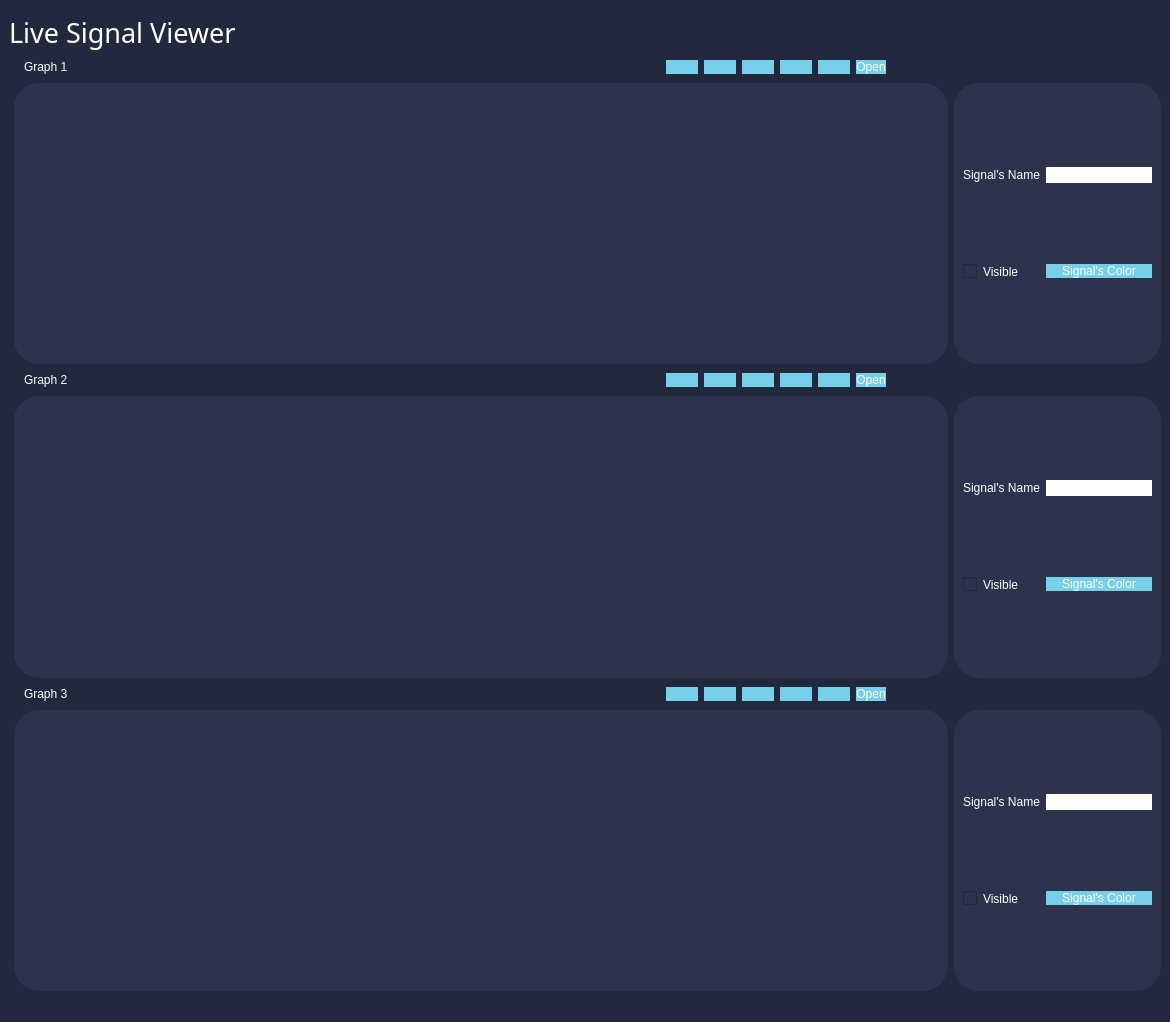
<?xml version="1.0" encoding="UTF-8"?>
<ui version="4.0">
 <class>MainWindow</class>
 <widget class="QMainWindow" name="MainWindow">
  <property name="geometry">
   <rect>
    <x>0</x>
    <y>0</y>
    <width>1170</width>
    <height>1022</height>
   </rect>
  </property>
  <property name="sizePolicy">
   <sizepolicy hsizetype="Preferred" vsizetype="Minimum">
    <horstretch>0</horstretch>
    <verstretch>0</verstretch>
   </sizepolicy>
  </property>
  <property name="font">
   <font>
    <family>Georgia</family>
    <pointsize>10</pointsize>
    <weight>75</weight>
    <bold>true</bold>
   </font>
  </property>
  <property name="windowTitle">
   <string>MainWindow</string>
  </property>
  <property name="autoFillBackground">
   <bool>false</bool>
  </property>
  <property name="styleSheet">
   <string notr="true">background-color: rgb(34, 40, 62);</string>
  </property>
  <property name="toolButtonStyle">
   <enum>Qt::ToolButtonFollowStyle</enum>
  </property>
  <property name="animated">
   <bool>true</bool>
  </property>
  <property name="documentMode">
   <bool>false</bool>
  </property>
  <property name="tabShape">
   <enum>QTabWidget::Rounded</enum>
  </property>
  <property name="dockNestingEnabled">
   <bool>true</bool>
  </property>
  <property name="unifiedTitleAndToolBarOnMac">
   <bool>true</bool>
  </property>
  <widget class="QWidget" name="centralwidget">
   <layout class="QGridLayout" name="gridLayout_4">
    <item row="6" column="0">
     <layout class="QHBoxLayout" name="horizontalLayout_5">
      <property name="leftMargin">
       <number>15</number>
      </property>
      <property name="rightMargin">
       <number>275</number>
      </property>
      <item>
       <widget class="QLabel" name="graph_Label_3">
        <property name="styleSheet">
         <string notr="true">color: rgb(255, 255, 255);
font: italic 11pt &quot;Georgia&quot;;
</string>
        </property>
        <property name="text">
         <string>Graph 3</string>
        </property>
        <property name="textFormat">
         <enum>Qt::PlainText</enum>
        </property>
       </widget>
      </item>
      <item>
       <spacer name="horizontalSpacer_6">
        <property name="orientation">
         <enum>Qt::Horizontal</enum>
        </property>
        <property name="sizeHint" stdset="0">
         <size>
          <width>40</width>
          <height>20</height>
         </size>
        </property>
       </spacer>
      </item>
      <item>
       <widget class="QPushButton" name="play_button_graph_3">
        <property name="cursor">
         <cursorShape>SplitVCursor</cursorShape>
        </property>
        <property name="mouseTracking">
         <bool>true</bool>
        </property>
        <property name="toolTip">
         <string>&lt;html&gt;&lt;head/&gt;&lt;body&gt;&lt;p&gt;&lt;br/&gt;&lt;/p&gt;&lt;/body&gt;&lt;/html&gt;</string>
        </property>
        <property name="whatsThis">
         <string>&lt;html&gt;&lt;head/&gt;&lt;body&gt;&lt;p&gt;&lt;span style=&quot; color:#ffffff;&quot;&gt;)pen&lt;/span&gt;&lt;/p&gt;&lt;/body&gt;&lt;/html&gt;</string>
        </property>
        <property name="styleSheet">
         <string notr="true">font: italic 10pt &quot;Georgia&quot;;
color: rgb(255, 255, 255);
background-color: rgb(120, 207, 233);
buttoon-shadow: 2px 2px 5px rgb(0, 0, 0);
border-radius: 10px;</string>
        </property>
        <property name="text">
         <string/>
        </property>
        <property name="icon">
         <iconset>
          <normalon>../../icons/icons8-play-90.png</normalon>
         </iconset>
        </property>
       </widget>
      </item>
      <item>
       <widget class="QPushButton" name="stop_button_graph_3">
        <property name="cursor">
         <cursorShape>SplitVCursor</cursorShape>
        </property>
        <property name="mouseTracking">
         <bool>true</bool>
        </property>
        <property name="toolTip">
         <string>&lt;html&gt;&lt;head/&gt;&lt;body&gt;&lt;p&gt;&lt;br/&gt;&lt;/p&gt;&lt;/body&gt;&lt;/html&gt;</string>
        </property>
        <property name="whatsThis">
         <string>&lt;html&gt;&lt;head/&gt;&lt;body&gt;&lt;p&gt;&lt;span style=&quot; color:#ffffff;&quot;&gt;)pen&lt;/span&gt;&lt;/p&gt;&lt;/body&gt;&lt;/html&gt;</string>
        </property>
        <property name="styleSheet">
         <string notr="true">font: italic 10pt &quot;Georgia&quot;;
color: rgb(255, 255, 255);
background-color: rgb(120, 207, 233);
buttoon-shadow: 2px 2px 5px rgb(0, 0, 0);
border-radius: 10px;</string>
        </property>
        <property name="text">
         <string/>
        </property>
        <property name="icon">
         <iconset>
          <normalon>../../icons/icons8-stop-90.png</normalon>
         </iconset>
        </property>
       </widget>
      </item>
      <item>
       <widget class="QPushButton" name="pause_button_graph_3">
        <property name="cursor">
         <cursorShape>SplitVCursor</cursorShape>
        </property>
        <property name="mouseTracking">
         <bool>true</bool>
        </property>
        <property name="toolTip">
         <string>&lt;html&gt;&lt;head/&gt;&lt;body&gt;&lt;p&gt;&lt;br/&gt;&lt;/p&gt;&lt;/body&gt;&lt;/html&gt;</string>
        </property>
        <property name="whatsThis">
         <string>&lt;html&gt;&lt;head/&gt;&lt;body&gt;&lt;p&gt;&lt;span style=&quot; color:#ffffff;&quot;&gt;)pen&lt;/span&gt;&lt;/p&gt;&lt;/body&gt;&lt;/html&gt;</string>
        </property>
        <property name="styleSheet">
         <string notr="true">font: italic 10pt &quot;Georgia&quot;;
color: rgb(255, 255, 255);
background-color: rgb(120, 207, 233);
buttoon-shadow: 2px 2px 5px rgb(0, 0, 0);
border-radius: 10px;</string>
        </property>
        <property name="text">
         <string/>
        </property>
        <property name="icon">
         <iconset>
          <normalon>../../icons/icons8-pause-90.png</normalon>
         </iconset>
        </property>
       </widget>
      </item>
      <item>
       <widget class="QPushButton" name="zoom_in_button_graph_3">
        <property name="cursor">
         <cursorShape>SplitVCursor</cursorShape>
        </property>
        <property name="mouseTracking">
         <bool>true</bool>
        </property>
        <property name="toolTip">
         <string>&lt;html&gt;&lt;head/&gt;&lt;body&gt;&lt;p&gt;&lt;br/&gt;&lt;/p&gt;&lt;/body&gt;&lt;/html&gt;</string>
        </property>
        <property name="whatsThis">
         <string>&lt;html&gt;&lt;head/&gt;&lt;body&gt;&lt;p&gt;&lt;span style=&quot; color:#ffffff;&quot;&gt;)pen&lt;/span&gt;&lt;/p&gt;&lt;/body&gt;&lt;/html&gt;</string>
        </property>
        <property name="styleSheet">
         <string notr="true">font: italic 10pt &quot;Georgia&quot;;
color: rgb(255, 255, 255);
background-color: rgb(120, 207, 233);
buttoon-shadow: 2px 2px 5px rgb(0, 0, 0);
border-radius: 10px;</string>
        </property>
        <property name="text">
         <string/>
        </property>
        <property name="icon">
         <iconset>
          <normalon>../../icons/icons8-zoom-in-64 (1).png</normalon>
         </iconset>
        </property>
       </widget>
      </item>
      <item>
       <widget class="QPushButton" name="zoo_out_button_graph_3">
        <property name="cursor">
         <cursorShape>SplitVCursor</cursorShape>
        </property>
        <property name="mouseTracking">
         <bool>true</bool>
        </property>
        <property name="toolTip">
         <string>&lt;html&gt;&lt;head/&gt;&lt;body&gt;&lt;p&gt;&lt;br/&gt;&lt;/p&gt;&lt;/body&gt;&lt;/html&gt;</string>
        </property>
        <property name="whatsThis">
         <string>&lt;html&gt;&lt;head/&gt;&lt;body&gt;&lt;p&gt;&lt;span style=&quot; color:#ffffff;&quot;&gt;)pen&lt;/span&gt;&lt;/p&gt;&lt;/body&gt;&lt;/html&gt;</string>
        </property>
        <property name="styleSheet">
         <string notr="true">font: italic 10pt &quot;Georgia&quot;;
color: rgb(255, 255, 255);
background-color: rgb(120, 207, 233);
buttoon-shadow: 2px 2px 5px rgb(0, 0, 0);
border-radius: 10px;</string>
        </property>
        <property name="text">
         <string/>
        </property>
        <property name="icon">
         <iconset>
          <normalon>../../icons/icons8-zoom-out-64.png</normalon>
         </iconset>
        </property>
       </widget>
      </item>
      <item>
       <widget class="QPushButton" name="open_button_graph_3">
        <property name="cursor">
         <cursorShape>SplitVCursor</cursorShape>
        </property>
        <property name="mouseTracking">
         <bool>true</bool>
        </property>
        <property name="toolTip">
         <string>&lt;html&gt;&lt;head/&gt;&lt;body&gt;&lt;p&gt;&lt;br/&gt;&lt;/p&gt;&lt;/body&gt;&lt;/html&gt;</string>
        </property>
        <property name="whatsThis">
         <string>&lt;html&gt;&lt;head/&gt;&lt;body&gt;&lt;p&gt;&lt;span style=&quot; color:#ffffff;&quot;&gt;)pen&lt;/span&gt;&lt;/p&gt;&lt;/body&gt;&lt;/html&gt;</string>
        </property>
        <property name="styleSheet">
         <string notr="true">font: italic 10pt &quot;Georgia&quot;;
font: 12pt &quot;Georgia&quot;;

color: rgb(255, 255, 255);
background-color: rgb(120, 207, 233);
buttoon-shadow: 2px 2px 5px rgb(0, 0, 0);
border-radius: 10px;</string>
        </property>
        <property name="text">
         <string>Open</string>
        </property>
       </widget>
      </item>
     </layout>
    </item>
    <item row="7" column="0">
     <layout class="QHBoxLayout" name="horizontalLayout_6">
      <item>
       <spacer name="horizontalSpacer_5">
        <property name="orientation">
         <enum>Qt::Horizontal</enum>
        </property>
        <property name="sizeType">
         <enum>QSizePolicy::Fixed</enum>
        </property>
        <property name="sizeHint" stdset="0">
         <size>
          <width>5</width>
          <height>5</height>
         </size>
        </property>
       </spacer>
      </item>
      <item>
       <widget class="QWidget" name="graph1Widget_3" native="true">
        <property name="enabled">
         <bool>false</bool>
        </property>
        <property name="sizePolicy">
         <sizepolicy hsizetype="Minimum" vsizetype="Minimum">
          <horstretch>0</horstretch>
          <verstretch>0</verstretch>
         </sizepolicy>
        </property>
        <property name="cursor">
         <cursorShape>PointingHandCursor</cursorShape>
        </property>
        <property name="mouseTracking">
         <bool>true</bool>
        </property>
        <property name="tabletTracking">
         <bool>true</bool>
        </property>
        <property name="acceptDrops">
         <bool>true</bool>
        </property>
        <property name="autoFillBackground">
         <bool>false</bool>
        </property>
        <property name="styleSheet">
         <string notr="true">background-color: rgb(45, 50, 77);
border-radius: 25px;
buttoon-shadow: 2px 2px 5px rgb(0, 0, 0);
widget-shadow: 2px 2px 5px rgb(0, 0, 0);</string>
        </property>
       </widget>
      </item>
      <item>
       <widget class="QFrame" name="frame_3">
        <property name="sizePolicy">
         <sizepolicy hsizetype="Maximum" vsizetype="Minimum">
          <horstretch>0</horstretch>
          <verstretch>0</verstretch>
         </sizepolicy>
        </property>
        <property name="styleSheet">
         <string notr="true">background-color: rgb(45, 50, 77);
border-radius: 25px;
buttoon-shadow: 2px 2px 5px rgb(0, 0, 0);
widget-shadow: 2px 2px 5px rgb(0, 0, 0);</string>
        </property>
        <property name="frameShape">
         <enum>QFrame::StyledPanel</enum>
        </property>
        <property name="frameShadow">
         <enum>QFrame::Raised</enum>
        </property>
        <layout class="QGridLayout" name="gridLayout_3">
         <item row="0" column="0">
          <widget class="QLabel" name="signal_name_label_graph_3">
           <property name="styleSheet">
            <string notr="true">color: rgb(255, 255, 255);
font: italic 10pt &quot;Georgia&quot;;
</string>
           </property>
           <property name="text">
            <string>Signal's Name</string>
           </property>
          </widget>
         </item>
         <item row="0" column="1">
          <widget class="QLineEdit" name="signal_name_lineEdit_graph_3">
           <property name="styleSheet">
            <string notr="true">border-radius: 10px;
border-shadow: 2px 2px 5px rgb(0, 0, 0);
background-color: rgb(255, 255, 255);</string>
           </property>
          </widget>
         </item>
         <item row="1" column="0">
          <widget class="QCheckBox" name="visible_checkBox_graph_3">
           <property name="styleSheet">
            <string notr="true">color: rgb(255, 255, 255);
font: italic 10pt &quot;Georgia&quot;;

</string>
           </property>
           <property name="text">
            <string>Visible</string>
           </property>
          </widget>
         </item>
         <item row="1" column="1">
          <widget class="QPushButton" name="signal_color_button_graph_3">
           <property name="cursor">
            <cursorShape>SplitVCursor</cursorShape>
           </property>
           <property name="mouseTracking">
            <bool>true</bool>
           </property>
           <property name="toolTip">
            <string>&lt;html&gt;&lt;head/&gt;&lt;body&gt;&lt;p&gt;&lt;br/&gt;&lt;/p&gt;&lt;/body&gt;&lt;/html&gt;</string>
           </property>
           <property name="whatsThis">
            <string>&lt;html&gt;&lt;head/&gt;&lt;body&gt;&lt;p&gt;&lt;span style=&quot; color:#ffffff;&quot;&gt;)pen&lt;/span&gt;&lt;/p&gt;&lt;/body&gt;&lt;/html&gt;</string>
           </property>
           <property name="styleSheet">
            <string notr="true">font: italic 10pt &quot;Georgia&quot;;
font: 12pt &quot;Georgia&quot;;

color: rgb(255, 255, 255);
background-color: rgb(120, 207, 233);
buttoon-shadow: 2px 2px 5px rgb(0, 0, 0);
border-radius: 10px;</string>
           </property>
           <property name="text">
            <string>Signal's Color</string>
           </property>
          </widget>
         </item>
        </layout>
       </widget>
      </item>
     </layout>
    </item>
    <item row="3" column="0">
     <layout class="QHBoxLayout" name="horizontalLayout_2">
      <item>
       <spacer name="horizontalSpacer_2">
        <property name="orientation">
         <enum>Qt::Horizontal</enum>
        </property>
        <property name="sizeType">
         <enum>QSizePolicy::Fixed</enum>
        </property>
        <property name="sizeHint" stdset="0">
         <size>
          <width>5</width>
          <height>5</height>
         </size>
        </property>
       </spacer>
      </item>
      <item>
       <widget class="QSplitter" name="splitter">
        <property name="orientation">
         <enum>Qt::Horizontal</enum>
        </property>
        <widget class="QWidget" name="graph1Widget" native="true">
         <property name="enabled">
          <bool>false</bool>
         </property>
         <property name="sizePolicy">
          <sizepolicy hsizetype="Minimum" vsizetype="Minimum">
           <horstretch>0</horstretch>
           <verstretch>0</verstretch>
          </sizepolicy>
         </property>
         <property name="cursor">
          <cursorShape>PointingHandCursor</cursorShape>
         </property>
         <property name="mouseTracking">
          <bool>true</bool>
         </property>
         <property name="tabletTracking">
          <bool>true</bool>
         </property>
         <property name="acceptDrops">
          <bool>true</bool>
         </property>
         <property name="autoFillBackground">
          <bool>false</bool>
         </property>
         <property name="styleSheet">
          <string notr="true">background-color: rgb(45, 50, 77);
border-radius: 25px;
buttoon-shadow: 2px 2px 5px rgb(0, 0, 0);
widget-shadow: 2px 2px 5px rgb(0, 0, 0);</string>
         </property>
        </widget>
       </widget>
      </item>
      <item>
       <widget class="QFrame" name="frame">
        <property name="sizePolicy">
         <sizepolicy hsizetype="Maximum" vsizetype="Minimum">
          <horstretch>0</horstretch>
          <verstretch>0</verstretch>
         </sizepolicy>
        </property>
        <property name="styleSheet">
         <string notr="true">background-color: rgb(45, 50, 77);
border-radius: 25px;
buttoon-shadow: 2px 2px 5px rgb(0, 0, 0);
widget-shadow: 2px 2px 5px rgb(0, 0, 0);</string>
        </property>
        <property name="frameShape">
         <enum>QFrame::StyledPanel</enum>
        </property>
        <property name="frameShadow">
         <enum>QFrame::Raised</enum>
        </property>
        <layout class="QGridLayout" name="gridLayout">
         <item row="1" column="1">
          <widget class="QPushButton" name="signal_color_button_graph_1">
           <property name="cursor">
            <cursorShape>SplitVCursor</cursorShape>
           </property>
           <property name="mouseTracking">
            <bool>true</bool>
           </property>
           <property name="toolTip">
            <string>&lt;html&gt;&lt;head/&gt;&lt;body&gt;&lt;p&gt;&lt;br/&gt;&lt;/p&gt;&lt;/body&gt;&lt;/html&gt;</string>
           </property>
           <property name="whatsThis">
            <string>&lt;html&gt;&lt;head/&gt;&lt;body&gt;&lt;p&gt;&lt;span style=&quot; color:#ffffff;&quot;&gt;)pen&lt;/span&gt;&lt;/p&gt;&lt;/body&gt;&lt;/html&gt;</string>
           </property>
           <property name="styleSheet">
            <string notr="true">font: italic 10pt &quot;Georgia&quot;;
font: 12pt &quot;Georgia&quot;;

color: rgb(255, 255, 255);
background-color: rgb(120, 207, 233);
buttoon-shadow: 2px 2px 5px rgb(0, 0, 0);
border-radius: 10px;</string>
           </property>
           <property name="text">
            <string>Signal's Color</string>
           </property>
          </widget>
         </item>
         <item row="0" column="1">
          <widget class="QLineEdit" name="signal_name_lineEdit_graph_1">
           <property name="styleSheet">
            <string notr="true">border-radius: 10px;
border-shadow: 2px 2px 5px rgb(0, 0, 0);
background-color: rgb(255, 255, 255);</string>
           </property>
          </widget>
         </item>
         <item row="1" column="0">
          <widget class="QCheckBox" name="visible_checkBox_graph_1">
           <property name="styleSheet">
            <string notr="true">color: rgb(255, 255, 255);
font: italic 10pt &quot;Georgia&quot;;

</string>
           </property>
           <property name="text">
            <string>Visible</string>
           </property>
          </widget>
         </item>
         <item row="0" column="0">
          <widget class="QLabel" name="signal_name_label_graph_1">
           <property name="styleSheet">
            <string notr="true">color: rgb(255, 255, 255);
font: italic 10pt &quot;Georgia&quot;;
</string>
           </property>
           <property name="text">
            <string>Signal's Name</string>
           </property>
          </widget>
         </item>
        </layout>
       </widget>
      </item>
     </layout>
    </item>
    <item row="5" column="0">
     <layout class="QHBoxLayout" name="horizontalLayout_4">
      <item>
       <spacer name="horizontalSpacer_4">
        <property name="orientation">
         <enum>Qt::Horizontal</enum>
        </property>
        <property name="sizeType">
         <enum>QSizePolicy::Fixed</enum>
        </property>
        <property name="sizeHint" stdset="0">
         <size>
          <width>5</width>
          <height>5</height>
         </size>
        </property>
       </spacer>
      </item>
      <item>
       <widget class="QWidget" name="graph2Widget" native="true">
        <property name="enabled">
         <bool>false</bool>
        </property>
        <property name="sizePolicy">
         <sizepolicy hsizetype="Minimum" vsizetype="Minimum">
          <horstretch>0</horstretch>
          <verstretch>0</verstretch>
         </sizepolicy>
        </property>
        <property name="cursor">
         <cursorShape>PointingHandCursor</cursorShape>
        </property>
        <property name="mouseTracking">
         <bool>true</bool>
        </property>
        <property name="tabletTracking">
         <bool>true</bool>
        </property>
        <property name="acceptDrops">
         <bool>true</bool>
        </property>
        <property name="autoFillBackground">
         <bool>false</bool>
        </property>
        <property name="styleSheet">
         <string notr="true">background-color: rgb(45, 50, 77);
border-radius: 25px;
buttoon-shadow: 2px 2px 5px rgb(0, 0, 0);
widget-shadow: 2px 2px 5px rgb(0, 0, 0);</string>
        </property>
       </widget>
      </item>
      <item>
       <widget class="QFrame" name="frame_2">
        <property name="sizePolicy">
         <sizepolicy hsizetype="Maximum" vsizetype="Minimum">
          <horstretch>0</horstretch>
          <verstretch>0</verstretch>
         </sizepolicy>
        </property>
        <property name="styleSheet">
         <string notr="true">background-color: rgb(45, 50, 77);
border-radius: 25px;
buttoon-shadow: 2px 2px 5px rgb(0, 0, 0);
widget-shadow: 2px 2px 5px rgb(0, 0, 0);</string>
        </property>
        <property name="frameShape">
         <enum>QFrame::StyledPanel</enum>
        </property>
        <property name="frameShadow">
         <enum>QFrame::Raised</enum>
        </property>
        <layout class="QGridLayout" name="gridLayout_2">
         <item row="0" column="0">
          <widget class="QLabel" name="signal_name_label_graph_2">
           <property name="styleSheet">
            <string notr="true">color: rgb(255, 255, 255);
font: italic 10pt &quot;Georgia&quot;;
</string>
           </property>
           <property name="text">
            <string>Signal's Name</string>
           </property>
          </widget>
         </item>
         <item row="0" column="1">
          <widget class="QLineEdit" name="signal_name_lineEdit_graph_2">
           <property name="styleSheet">
            <string notr="true">border-radius: 10px;
border-shadow: 2px 2px 5px rgb(0, 0, 0);
background-color: rgb(255, 255, 255);</string>
           </property>
          </widget>
         </item>
         <item row="1" column="0">
          <widget class="QCheckBox" name="visible_checkBox_graph_2">
           <property name="styleSheet">
            <string notr="true">color: rgb(255, 255, 255);
font: italic 10pt &quot;Georgia&quot;;

</string>
           </property>
           <property name="text">
            <string>Visible</string>
           </property>
          </widget>
         </item>
         <item row="1" column="1">
          <widget class="QPushButton" name="signal_color_button_graph_2">
           <property name="cursor">
            <cursorShape>SplitVCursor</cursorShape>
           </property>
           <property name="mouseTracking">
            <bool>true</bool>
           </property>
           <property name="toolTip">
            <string>&lt;html&gt;&lt;head/&gt;&lt;body&gt;&lt;p&gt;&lt;br/&gt;&lt;/p&gt;&lt;/body&gt;&lt;/html&gt;</string>
           </property>
           <property name="whatsThis">
            <string>&lt;html&gt;&lt;head/&gt;&lt;body&gt;&lt;p&gt;&lt;span style=&quot; color:#ffffff;&quot;&gt;)pen&lt;/span&gt;&lt;/p&gt;&lt;/body&gt;&lt;/html&gt;</string>
           </property>
           <property name="styleSheet">
            <string notr="true">font: italic 10pt &quot;Georgia&quot;;
font: 12pt &quot;Georgia&quot;;

color: rgb(255, 255, 255);
background-color: rgb(120, 207, 233);
buttoon-shadow: 2px 2px 5px rgb(0, 0, 0);
border-radius: 10px;</string>
           </property>
           <property name="text">
            <string>Signal's Color</string>
           </property>
          </widget>
         </item>
        </layout>
       </widget>
      </item>
     </layout>
    </item>
    <item row="2" column="0">
     <layout class="QHBoxLayout" name="horizontalLayout">
      <property name="leftMargin">
       <number>15</number>
      </property>
      <property name="rightMargin">
       <number>275</number>
      </property>
      <item>
       <widget class="QLabel" name="graph_Label_1">
        <property name="styleSheet">
         <string notr="true">color: rgb(255, 255, 255);
font: italic 11pt &quot;Georgia&quot;;
</string>
        </property>
        <property name="text">
         <string>Graph 1</string>
        </property>
        <property name="textFormat">
         <enum>Qt::PlainText</enum>
        </property>
       </widget>
      </item>
      <item>
       <spacer name="horizontalSpacer">
        <property name="orientation">
         <enum>Qt::Horizontal</enum>
        </property>
        <property name="sizeHint" stdset="0">
         <size>
          <width>40</width>
          <height>20</height>
         </size>
        </property>
       </spacer>
      </item>
      <item>
       <widget class="QPushButton" name="play_button_graph_1">
        <property name="cursor">
         <cursorShape>SplitVCursor</cursorShape>
        </property>
        <property name="mouseTracking">
         <bool>true</bool>
        </property>
        <property name="toolTip">
         <string>&lt;html&gt;&lt;head/&gt;&lt;body&gt;&lt;p&gt;&lt;br/&gt;&lt;/p&gt;&lt;/body&gt;&lt;/html&gt;</string>
        </property>
        <property name="whatsThis">
         <string>&lt;html&gt;&lt;head/&gt;&lt;body&gt;&lt;p&gt;&lt;span style=&quot; color:#ffffff;&quot;&gt;)pen&lt;/span&gt;&lt;/p&gt;&lt;/body&gt;&lt;/html&gt;</string>
        </property>
        <property name="styleSheet">
         <string notr="true">font: italic 10pt &quot;Georgia&quot;;
color: rgb(255, 255, 255);
background-color: rgb(120, 207, 233);
buttoon-shadow: 2px 2px 5px rgb(0, 0, 0);
border-radius: 10px;</string>
        </property>
        <property name="text">
         <string/>
        </property>
        <property name="icon">
         <iconset>
          <normalon>../../icons/icons8-play-90.png</normalon>
         </iconset>
        </property>
       </widget>
      </item>
      <item>
       <widget class="QPushButton" name="stop_button_graph_1">
        <property name="cursor">
         <cursorShape>SplitVCursor</cursorShape>
        </property>
        <property name="mouseTracking">
         <bool>true</bool>
        </property>
        <property name="toolTip">
         <string>&lt;html&gt;&lt;head/&gt;&lt;body&gt;&lt;p&gt;&lt;br/&gt;&lt;/p&gt;&lt;/body&gt;&lt;/html&gt;</string>
        </property>
        <property name="whatsThis">
         <string>&lt;html&gt;&lt;head/&gt;&lt;body&gt;&lt;p&gt;&lt;span style=&quot; color:#ffffff;&quot;&gt;)pen&lt;/span&gt;&lt;/p&gt;&lt;/body&gt;&lt;/html&gt;</string>
        </property>
        <property name="styleSheet">
         <string notr="true">font: italic 10pt &quot;Georgia&quot;;
color: rgb(255, 255, 255);
background-color: rgb(120, 207, 233);
buttoon-shadow: 2px 2px 5px rgb(0, 0, 0);
border-radius: 10px;</string>
        </property>
        <property name="text">
         <string/>
        </property>
        <property name="icon">
         <iconset>
          <normalon>../../icons/icons8-stop-90.png</normalon>
         </iconset>
        </property>
       </widget>
      </item>
      <item>
       <widget class="QPushButton" name="pause_button_graph_1">
        <property name="cursor">
         <cursorShape>SplitVCursor</cursorShape>
        </property>
        <property name="mouseTracking">
         <bool>true</bool>
        </property>
        <property name="toolTip">
         <string>&lt;html&gt;&lt;head/&gt;&lt;body&gt;&lt;p&gt;&lt;br/&gt;&lt;/p&gt;&lt;/body&gt;&lt;/html&gt;</string>
        </property>
        <property name="whatsThis">
         <string>&lt;html&gt;&lt;head/&gt;&lt;body&gt;&lt;p&gt;&lt;span style=&quot; color:#ffffff;&quot;&gt;)pen&lt;/span&gt;&lt;/p&gt;&lt;/body&gt;&lt;/html&gt;</string>
        </property>
        <property name="styleSheet">
         <string notr="true">font: italic 10pt &quot;Georgia&quot;;
color: rgb(255, 255, 255);
background-color: rgb(120, 207, 233);
buttoon-shadow: 2px 2px 5px rgb(0, 0, 0);
border-radius: 10px;</string>
        </property>
        <property name="text">
         <string/>
        </property>
        <property name="icon">
         <iconset>
          <normalon>../../icons/icons8-pause-90.png</normalon>
         </iconset>
        </property>
       </widget>
      </item>
      <item>
       <widget class="QPushButton" name="zoom_in_button_graph_1">
        <property name="cursor">
         <cursorShape>SplitVCursor</cursorShape>
        </property>
        <property name="mouseTracking">
         <bool>true</bool>
        </property>
        <property name="toolTip">
         <string>&lt;html&gt;&lt;head/&gt;&lt;body&gt;&lt;p&gt;&lt;br/&gt;&lt;/p&gt;&lt;/body&gt;&lt;/html&gt;</string>
        </property>
        <property name="whatsThis">
         <string>&lt;html&gt;&lt;head/&gt;&lt;body&gt;&lt;p&gt;&lt;span style=&quot; color:#ffffff;&quot;&gt;)pen&lt;/span&gt;&lt;/p&gt;&lt;/body&gt;&lt;/html&gt;</string>
        </property>
        <property name="styleSheet">
         <string notr="true">font: italic 10pt &quot;Georgia&quot;;
color: rgb(255, 255, 255);
background-color: rgb(120, 207, 233);
buttoon-shadow: 2px 2px 5px rgb(0, 0, 0);
border-radius: 10px;</string>
        </property>
        <property name="text">
         <string/>
        </property>
        <property name="icon">
         <iconset>
          <normalon>../../icons/icons8-zoom-in-64 (1).png</normalon>
         </iconset>
        </property>
       </widget>
      </item>
      <item>
       <widget class="QPushButton" name="zoo_out_button_graph_1">
        <property name="cursor">
         <cursorShape>SplitVCursor</cursorShape>
        </property>
        <property name="mouseTracking">
         <bool>true</bool>
        </property>
        <property name="toolTip">
         <string>&lt;html&gt;&lt;head/&gt;&lt;body&gt;&lt;p&gt;&lt;br/&gt;&lt;/p&gt;&lt;/body&gt;&lt;/html&gt;</string>
        </property>
        <property name="whatsThis">
         <string>&lt;html&gt;&lt;head/&gt;&lt;body&gt;&lt;p&gt;&lt;span style=&quot; color:#ffffff;&quot;&gt;)pen&lt;/span&gt;&lt;/p&gt;&lt;/body&gt;&lt;/html&gt;</string>
        </property>
        <property name="styleSheet">
         <string notr="true">font: italic 10pt &quot;Georgia&quot;;
color: rgb(255, 255, 255);
background-color: rgb(120, 207, 233);
buttoon-shadow: 2px 2px 5px rgb(0, 0, 0);
border-radius: 10px;</string>
        </property>
        <property name="text">
         <string/>
        </property>
        <property name="icon">
         <iconset>
          <normalon>../../icons/icons8-zoom-out-64.png</normalon>
         </iconset>
        </property>
       </widget>
      </item>
      <item>
       <widget class="QPushButton" name="open_button_graph_1">
        <property name="cursor">
         <cursorShape>SplitVCursor</cursorShape>
        </property>
        <property name="mouseTracking">
         <bool>true</bool>
        </property>
        <property name="toolTip">
         <string>&lt;html&gt;&lt;head/&gt;&lt;body&gt;&lt;p&gt;&lt;br/&gt;&lt;/p&gt;&lt;/body&gt;&lt;/html&gt;</string>
        </property>
        <property name="whatsThis">
         <string>&lt;html&gt;&lt;head/&gt;&lt;body&gt;&lt;p&gt;&lt;span style=&quot; color:#ffffff;&quot;&gt;)pen&lt;/span&gt;&lt;/p&gt;&lt;/body&gt;&lt;/html&gt;</string>
        </property>
        <property name="styleSheet">
         <string notr="true">font: italic 10pt &quot;Georgia&quot;;
font: 12pt &quot;Georgia&quot;;

color: rgb(255, 255, 255);
background-color: rgb(120, 207, 233);
buttoon-shadow: 2px 2px 5px rgb(0, 0, 0);
border-radius: 10px;</string>
        </property>
        <property name="text">
         <string>Open</string>
        </property>
       </widget>
      </item>
     </layout>
    </item>
    <item row="0" column="0">
     <layout class="QVBoxLayout" name="verticalLayout">
      <item>
       <spacer name="verticalSpacer">
        <property name="orientation">
         <enum>Qt::Vertical</enum>
        </property>
        <property name="sizeType">
         <enum>QSizePolicy::Fixed</enum>
        </property>
        <property name="sizeHint" stdset="0">
         <size>
          <width>5</width>
          <height>5</height>
         </size>
        </property>
       </spacer>
      </item>
      <item>
       <widget class="QLabel" name="signalViewerLabel">
        <property name="sizePolicy">
         <sizepolicy hsizetype="Preferred" vsizetype="Fixed">
          <horstretch>0</horstretch>
          <verstretch>0</verstretch>
         </sizepolicy>
        </property>
        <property name="font">
         <font>
          <family>Microsoft PhagsPa</family>
          <pointsize>20</pointsize>
          <weight>9</weight>
          <italic>false</italic>
          <bold>false</bold>
         </font>
        </property>
        <property name="styleSheet">
         <string notr="true">color: rgb(255, 255, 255);
font: 75 20pt &quot;Microsoft PhagsPa&quot;;</string>
        </property>
        <property name="text">
         <string>Live Signal Viewer</string>
        </property>
        <property name="textFormat">
         <enum>Qt::PlainText</enum>
        </property>
        <property name="alignment">
         <set>Qt::AlignLeading|Qt::AlignLeft|Qt::AlignVCenter</set>
        </property>
        <property name="margin">
         <number>10</number>
        </property>
       </widget>
      </item>
     </layout>
    </item>
    <item row="4" column="0">
     <layout class="QHBoxLayout" name="horizontalLayout_3">
      <property name="leftMargin">
       <number>15</number>
      </property>
      <property name="rightMargin">
       <number>275</number>
      </property>
      <item>
       <widget class="QLabel" name="graph_Label_2">
        <property name="styleSheet">
         <string notr="true">color: rgb(255, 255, 255);
font: italic 11pt &quot;Georgia&quot;;
</string>
        </property>
        <property name="text">
         <string>Graph 2</string>
        </property>
        <property name="textFormat">
         <enum>Qt::PlainText</enum>
        </property>
       </widget>
      </item>
      <item>
       <spacer name="horizontalSpacer_3">
        <property name="orientation">
         <enum>Qt::Horizontal</enum>
        </property>
        <property name="sizeHint" stdset="0">
         <size>
          <width>40</width>
          <height>20</height>
         </size>
        </property>
       </spacer>
      </item>
      <item>
       <widget class="QPushButton" name="play_button_graph_2">
        <property name="cursor">
         <cursorShape>SplitVCursor</cursorShape>
        </property>
        <property name="mouseTracking">
         <bool>true</bool>
        </property>
        <property name="toolTip">
         <string>&lt;html&gt;&lt;head/&gt;&lt;body&gt;&lt;p&gt;&lt;br/&gt;&lt;/p&gt;&lt;/body&gt;&lt;/html&gt;</string>
        </property>
        <property name="whatsThis">
         <string>&lt;html&gt;&lt;head/&gt;&lt;body&gt;&lt;p&gt;&lt;span style=&quot; color:#ffffff;&quot;&gt;)pen&lt;/span&gt;&lt;/p&gt;&lt;/body&gt;&lt;/html&gt;</string>
        </property>
        <property name="styleSheet">
         <string notr="true">font: italic 10pt &quot;Georgia&quot;;
color: rgb(255, 255, 255);
background-color: rgb(120, 207, 233);
buttoon-shadow: 2px 2px 5px rgb(0, 0, 0);
border-radius: 10px;</string>
        </property>
        <property name="text">
         <string/>
        </property>
        <property name="icon">
         <iconset>
          <normalon>../../icons/icons8-play-90.png</normalon>
         </iconset>
        </property>
       </widget>
      </item>
      <item>
       <widget class="QPushButton" name="stop_button_graph_2">
        <property name="cursor">
         <cursorShape>SplitVCursor</cursorShape>
        </property>
        <property name="mouseTracking">
         <bool>true</bool>
        </property>
        <property name="toolTip">
         <string>&lt;html&gt;&lt;head/&gt;&lt;body&gt;&lt;p&gt;&lt;br/&gt;&lt;/p&gt;&lt;/body&gt;&lt;/html&gt;</string>
        </property>
        <property name="whatsThis">
         <string>&lt;html&gt;&lt;head/&gt;&lt;body&gt;&lt;p&gt;&lt;span style=&quot; color:#ffffff;&quot;&gt;)pen&lt;/span&gt;&lt;/p&gt;&lt;/body&gt;&lt;/html&gt;</string>
        </property>
        <property name="styleSheet">
         <string notr="true">font: italic 10pt &quot;Georgia&quot;;
color: rgb(255, 255, 255);
background-color: rgb(120, 207, 233);
buttoon-shadow: 2px 2px 5px rgb(0, 0, 0);
border-radius: 10px;</string>
        </property>
        <property name="text">
         <string/>
        </property>
        <property name="icon">
         <iconset>
          <normalon>../../icons/icons8-stop-90.png</normalon>
         </iconset>
        </property>
       </widget>
      </item>
      <item>
       <widget class="QPushButton" name="pause_button_graph_2">
        <property name="cursor">
         <cursorShape>SplitVCursor</cursorShape>
        </property>
        <property name="mouseTracking">
         <bool>true</bool>
        </property>
        <property name="toolTip">
         <string>&lt;html&gt;&lt;head/&gt;&lt;body&gt;&lt;p&gt;&lt;br/&gt;&lt;/p&gt;&lt;/body&gt;&lt;/html&gt;</string>
        </property>
        <property name="whatsThis">
         <string>&lt;html&gt;&lt;head/&gt;&lt;body&gt;&lt;p&gt;&lt;span style=&quot; color:#ffffff;&quot;&gt;)pen&lt;/span&gt;&lt;/p&gt;&lt;/body&gt;&lt;/html&gt;</string>
        </property>
        <property name="styleSheet">
         <string notr="true">font: italic 10pt &quot;Georgia&quot;;
color: rgb(255, 255, 255);
background-color: rgb(120, 207, 233);
buttoon-shadow: 2px 2px 5px rgb(0, 0, 0);
border-radius: 10px;</string>
        </property>
        <property name="text">
         <string/>
        </property>
        <property name="icon">
         <iconset>
          <normalon>../../icons/icons8-pause-90.png</normalon>
         </iconset>
        </property>
       </widget>
      </item>
      <item>
       <widget class="QPushButton" name="zoom_in_button_graph_2">
        <property name="cursor">
         <cursorShape>SplitVCursor</cursorShape>
        </property>
        <property name="mouseTracking">
         <bool>true</bool>
        </property>
        <property name="toolTip">
         <string>&lt;html&gt;&lt;head/&gt;&lt;body&gt;&lt;p&gt;&lt;br/&gt;&lt;/p&gt;&lt;/body&gt;&lt;/html&gt;</string>
        </property>
        <property name="whatsThis">
         <string>&lt;html&gt;&lt;head/&gt;&lt;body&gt;&lt;p&gt;&lt;span style=&quot; color:#ffffff;&quot;&gt;)pen&lt;/span&gt;&lt;/p&gt;&lt;/body&gt;&lt;/html&gt;</string>
        </property>
        <property name="styleSheet">
         <string notr="true">font: italic 10pt &quot;Georgia&quot;;
color: rgb(255, 255, 255);
background-color: rgb(120, 207, 233);
buttoon-shadow: 2px 2px 5px rgb(0, 0, 0);
border-radius: 10px;</string>
        </property>
        <property name="text">
         <string/>
        </property>
        <property name="icon">
         <iconset>
          <normalon>../../icons/icons8-zoom-in-64 (1).png</normalon>
         </iconset>
        </property>
       </widget>
      </item>
      <item>
       <widget class="QPushButton" name="zoo_out_button_graph_2">
        <property name="cursor">
         <cursorShape>SplitVCursor</cursorShape>
        </property>
        <property name="mouseTracking">
         <bool>true</bool>
        </property>
        <property name="toolTip">
         <string>&lt;html&gt;&lt;head/&gt;&lt;body&gt;&lt;p&gt;&lt;br/&gt;&lt;/p&gt;&lt;/body&gt;&lt;/html&gt;</string>
        </property>
        <property name="whatsThis">
         <string>&lt;html&gt;&lt;head/&gt;&lt;body&gt;&lt;p&gt;&lt;span style=&quot; color:#ffffff;&quot;&gt;)pen&lt;/span&gt;&lt;/p&gt;&lt;/body&gt;&lt;/html&gt;</string>
        </property>
        <property name="styleSheet">
         <string notr="true">font: italic 10pt &quot;Georgia&quot;;
color: rgb(255, 255, 255);
background-color: rgb(120, 207, 233);
buttoon-shadow: 2px 2px 5px rgb(0, 0, 0);
border-radius: 10px;</string>
        </property>
        <property name="text">
         <string/>
        </property>
        <property name="icon">
         <iconset>
          <normalon>../../icons/icons8-zoom-out-64.png</normalon>
         </iconset>
        </property>
       </widget>
      </item>
      <item>
       <widget class="QPushButton" name="open_button_graph_2">
        <property name="cursor">
         <cursorShape>SplitVCursor</cursorShape>
        </property>
        <property name="mouseTracking">
         <bool>true</bool>
        </property>
        <property name="toolTip">
         <string>&lt;html&gt;&lt;head/&gt;&lt;body&gt;&lt;p&gt;&lt;br/&gt;&lt;/p&gt;&lt;/body&gt;&lt;/html&gt;</string>
        </property>
        <property name="whatsThis">
         <string>&lt;html&gt;&lt;head/&gt;&lt;body&gt;&lt;p&gt;&lt;span style=&quot; color:#ffffff;&quot;&gt;)pen&lt;/span&gt;&lt;/p&gt;&lt;/body&gt;&lt;/html&gt;</string>
        </property>
        <property name="styleSheet">
         <string notr="true">font: italic 10pt &quot;Georgia&quot;;
font: 12pt &quot;Georgia&quot;;

color: rgb(255, 255, 255);
background-color: rgb(120, 207, 233);
buttoon-shadow: 2px 2px 5px rgb(0, 0, 0);
border-radius: 10px;</string>
        </property>
        <property name="text">
         <string>Open</string>
        </property>
       </widget>
      </item>
     </layout>
    </item>
   </layout>
  </widget>
  <widget class="QStatusBar" name="statusbar"/>
 </widget>
 <resources/>
 <connections/>
</ui>
